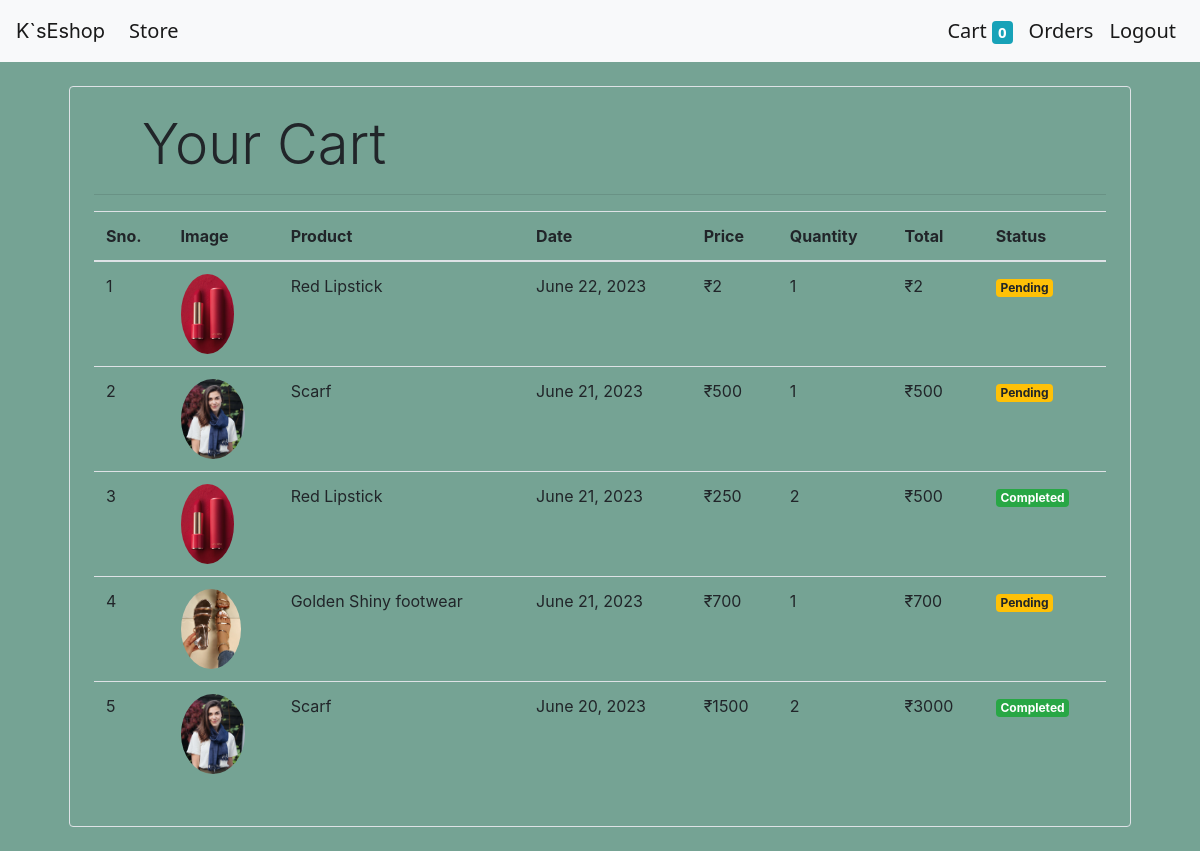
Screenshot of /orders (signed in) with the database file from the repository.
### store/models/orders.py (models this page shows, shortened)
class Order(models.Model):
    product = models.ForeignKey(Product,
                                on_delete=models.CASCADE)
    customer = models.ForeignKey(Customer,
                                 on_delete=models.CASCADE)
    quantity = models.IntegerField(default=1)
    price = models.IntegerField()
    address = models.CharField(max_length=50, default='', blank=True)
    phone = models.CharField(max_length=50, default='', blank=True)
    date = models.DateField(default=datetime.datetime.today)
    status = models.BooleanField(default=False)
    @staticmethod
    def get_orders_by_customer(customer_id):
        return Order.objects.filter(customer=customer_id).order_by('-date')

### store/models/product.py (models this page shows, shortened)
class Product(models.Model):
    name = models.CharField(max_length=50)
    price = models.IntegerField(default=0)
    description = models.CharField(max_length=200, default='' , null=True , blank=True)
    image = models.ImageField(upload_to='uploads/products/')
    category = models.ForeignKey(Category , on_delete = models.CASCADE,default=1)

### store/middlewares/auth.py (the view)
    def middleware(request):
        print(request.session.get('customer'))
        returnUrl = request.META['PATH_INFO']
        print(request.META['PATH_INFO'])
        if not request.session.get('customer'):
           return redirect(f'login?return_url={returnUrl}')
        response = get_response(request)
        return response

### store/templatetags/custom_filters.py (called while the page is built)
@register.filter(name='currency')
def currency(number):
    return "₹"+str(number)

@register.filter(name='multiply')
def multiply(number,number1):
    return number*number1

### store/views/orders.py (called while the page is built)
    def get(self , request ):
        customer = request.session.get('customer')
        orders = Order.get_orders_by_customer(customer)
        print(orders)
        return render(request , 'orders.html'  , {'orders' : orders})

### store/templates/orders.html
{% extends 'base.html' %}
{% block content %}
{% load cart %}
{% load custom_filters %}
<div class="container">
    <div class="border rounded p-4 m-4">
        <p class="display-4 pl-4 ml-4">Your Cart</p>
        <hr>
        <table class="table">
            <thead>
                <tr>
                    <th>Sno.</th>
                    <th>Image</th>
                    <th>Product</th>
                    <th>Date</th>
                    <th>Price</th>
                    <th>Quantity</th>
                    <th>Total</th>
                    <th>Status</th>
                </tr>
            </thead>
            <tbody>
                {% for order in orders %}
                <tr>
                    <td>{{forloop.counter}}</td>
                    <td><img style="height: 80px;" class="rounded-circle"  src="{{order.product.image.url}}" alt=""></td>
                    <td>{{order.product.name}}</td>
                    <td>{{order.date}}</td>
                    <td>{{order.price|currency}}</td>
                    <td>{{order.quantity}}</td>
                    <td>{{order.quantity|multiply:order.price|currency}}</td>
                    {% if order.status %}
                    <td><small class="badge badge-success">Completed</small></td>
                    {% else %}
                    <td><small class="badge badge-warning">Pending</small></td>
                    {% endif %}
                </tr>
                {% endfor %}
            </tbody>
        </table>
    </div>
</div>
{% endblock %}

### store/static/css/styles.css (style rules this page uses)
body { background-color:rgb(117, 163, 148); }

### rows the page displays
Order: product.image (picture), product.name "Red Lipstick", date "June 22, 2023", price "₹2", quantity "1", quantity|multiply "₹2", status "Pending"
Order: product.image (picture), product.name "Scarf", date "June 21, 2023", price "₹500", quantity "1", quantity|multiply "₹500", status "Pending"
Order: product.image (picture), product.name "Red Lipstick", date "June 21, 2023", price "₹250", quantity "2", quantity|multiply "₹500", status "Completed"
Order: product.image (picture), product.name "Golden Shiny footwear", date "June 21, 2023", price "₹700", quantity "1", quantity|multiply "₹700", status "Pending"
Order: product.image (picture), product.name "Scarf", date "June 20, 2023", price "₹1500", quantity "2", quantity|multiply "₹3000", status "Completed"

### other values shown
{{ request.session.cart.keys|length }} "0"
